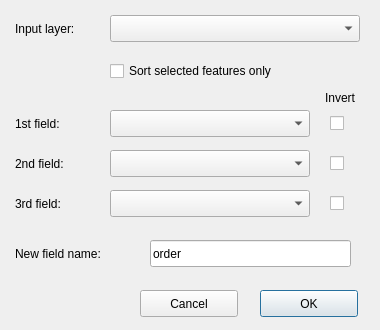
<?xml version="1.0" encoding="UTF-8"?>
<ui version="4.0">
 <class>SortNumberDialogBase</class>
 <widget class="QDialog" name="SortNumberDialogBase">
  <property name="geometry">
   <rect>
    <x>0</x>
    <y>0</y>
    <width>380</width>
    <height>330</height>
   </rect>
  </property>
  <property name="windowTitle">
   <string>Sort and Number</string>
  </property>
  <widget class="QComboBox" name="layerComboBox">
   <property name="geometry">
    <rect>
     <x>110</x>
     <y>15</y>
     <width>250</width>
     <height>27</height>
    </rect>
   </property>
  </widget>
  <widget class="QLabel" name="layerLabel">
   <property name="geometry">
    <rect>
     <x>15</x>
     <y>15</y>
     <width>91</width>
     <height>27</height>
    </rect>
   </property>
   <property name="locale">
    <locale language="English" country="UnitedStates"/>
   </property>
   <property name="text">
    <string>Input layer:</string>
   </property>
  </widget>
  <widget class="QLabel" name="attributeLabel1">
   <property name="geometry">
    <rect>
     <x>15</x>
     <y>110</y>
     <width>81</width>
     <height>27</height>
    </rect>
   </property>
   <property name="locale">
    <locale language="English" country="UnitedStates"/>
   </property>
   <property name="text">
    <string>1st field:</string>
   </property>
  </widget>
  <widget class="QCheckBox" name="invCheckBox1">
   <property name="geometry">
    <rect>
     <x>330</x>
     <y>110</y>
     <width>21</width>
     <height>27</height>
    </rect>
   </property>
   <property name="locale">
    <locale language="English" country="UnitedStates"/>
   </property>
   <property name="text">
    <string/>
   </property>
  </widget>
  <widget class="QComboBox" name="attributeComboBox1">
   <property name="geometry">
    <rect>
     <x>110</x>
     <y>110</y>
     <width>200</width>
     <height>27</height>
    </rect>
   </property>
  </widget>
  <widget class="QLabel" name="invertLabel">
   <property name="geometry">
    <rect>
     <x>310</x>
     <y>90</y>
     <width>60</width>
     <height>15</height>
    </rect>
   </property>
   <property name="locale">
    <locale language="English" country="UnitedStates"/>
   </property>
   <property name="text">
    <string>Invert</string>
   </property>
   <property name="alignment">
    <set>Qt::AlignCenter</set>
   </property>
  </widget>
  <widget class="QCheckBox" name="invCheckBox2">
   <property name="geometry">
    <rect>
     <x>330</x>
     <y>150</y>
     <width>21</width>
     <height>27</height>
    </rect>
   </property>
   <property name="locale">
    <locale language="English" country="UnitedStates"/>
   </property>
   <property name="text">
    <string/>
   </property>
  </widget>
  <widget class="QComboBox" name="attributeComboBox2">
   <property name="geometry">
    <rect>
     <x>110</x>
     <y>150</y>
     <width>200</width>
     <height>27</height>
    </rect>
   </property>
  </widget>
  <widget class="QLabel" name="attributeLabel2">
   <property name="geometry">
    <rect>
     <x>15</x>
     <y>150</y>
     <width>81</width>
     <height>27</height>
    </rect>
   </property>
   <property name="locale">
    <locale language="English" country="UnitedStates"/>
   </property>
   <property name="text">
    <string>2nd field:</string>
   </property>
  </widget>
  <widget class="QCheckBox" name="invCheckBox3">
   <property name="geometry">
    <rect>
     <x>330</x>
     <y>190</y>
     <width>21</width>
     <height>27</height>
    </rect>
   </property>
   <property name="locale">
    <locale language="English" country="UnitedStates"/>
   </property>
   <property name="text">
    <string/>
   </property>
  </widget>
  <widget class="QComboBox" name="attributeComboBox3">
   <property name="geometry">
    <rect>
     <x>110</x>
     <y>190</y>
     <width>200</width>
     <height>27</height>
    </rect>
   </property>
  </widget>
  <widget class="QLabel" name="attributeLabel3">
   <property name="geometry">
    <rect>
     <x>15</x>
     <y>190</y>
     <width>81</width>
     <height>27</height>
    </rect>
   </property>
   <property name="locale">
    <locale language="English" country="UnitedStates"/>
   </property>
   <property name="text">
    <string>3rd field:</string>
   </property>
  </widget>
  <widget class="QLabel" name="newFieldLabel">
   <property name="geometry">
    <rect>
     <x>15</x>
     <y>240</y>
     <width>121</width>
     <height>27</height>
    </rect>
   </property>
   <property name="locale">
    <locale language="English" country="UnitedStates"/>
   </property>
   <property name="text">
    <string>New field name:</string>
   </property>
  </widget>
  <widget class="QLineEdit" name="fieldNameLineEdit">
   <property name="geometry">
    <rect>
     <x>150</x>
     <y>240</y>
     <width>201</width>
     <height>27</height>
    </rect>
   </property>
   <property name="text">
    <string>order</string>
   </property>
  </widget>
  <widget class="QPushButton" name="runButton">
   <property name="geometry">
    <rect>
     <x>260</x>
     <y>290</y>
     <width>98</width>
     <height>27</height>
    </rect>
   </property>
   <property name="locale">
    <locale language="English" country="UnitedStates"/>
   </property>
   <property name="text">
    <string>OK</string>
   </property>
  </widget>
  <widget class="QPushButton" name="closeButton">
   <property name="geometry">
    <rect>
     <x>140</x>
     <y>290</y>
     <width>98</width>
     <height>27</height>
    </rect>
   </property>
   <property name="locale">
    <locale language="English" country="UnitedStates"/>
   </property>
   <property name="text">
    <string>Cancel</string>
   </property>
  </widget>
  <widget class="QCheckBox" name="selFeatureCheckBox">
   <property name="geometry">
    <rect>
     <x>110</x>
     <y>60</y>
     <width>261</width>
     <height>22</height>
    </rect>
   </property>
   <property name="text">
    <string>Sort selected features only</string>
   </property>
  </widget>
 </widget>
 <resources/>
 <connections>
  <connection>
   <sender>closeButton</sender>
   <signal>clicked()</signal>
   <receiver>SortNumberDialogBase</receiver>
   <slot>reject()</slot>
   <hints>
    <hint type="sourcelabel">
     <x>188</x>
     <y>273</y>
    </hint>
    <hint type="destinationlabel">
     <x>189</x>
     <y>149</y>
    </hint>
   </hints>
  </connection>
 </connections>
</ui>
